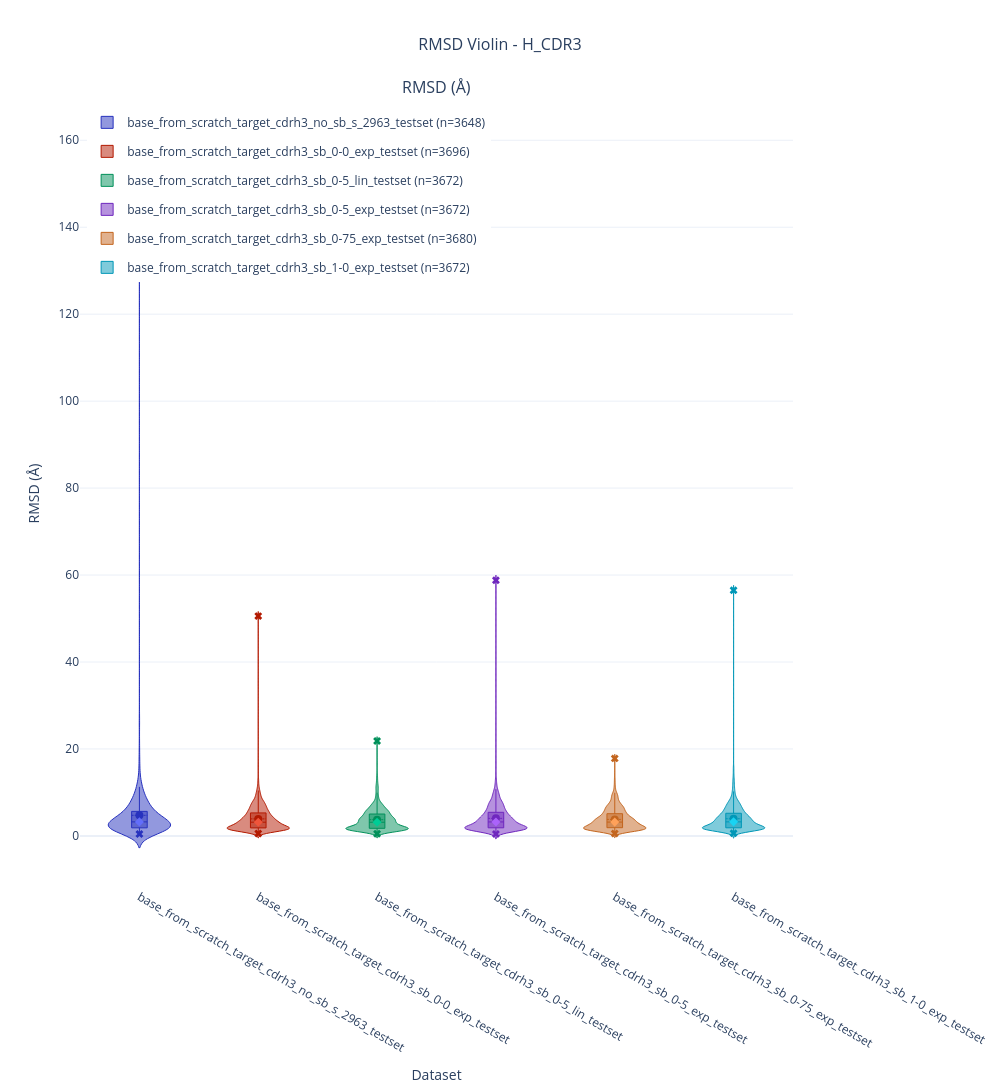

Write notebook code for a chart like this one.
### Code cell
params = ViolinParams(value_column=['rmsd'], show_points=False, show_whiskers=False)
fig = plot_violin_distributions(
    exps,
    cdr_target='H_CDR3',
    title='RMSD Violin',
    params=params,
    height=1200,
    confidence_level=1.0

)

### Figure 1 — Plotly figure (JSON) as saved in the notebook; plotly's stock layout.template omitted (floating-point values rounded to 4 significant figures; data arrays with more than 128 entries replaced by an {"elided": "..."} marker saying what was removed)
{"data": [{"alignmentgroup": "base_from_scratch_target_cdrh3_no_sb_s_2963_testset", "box": {"visible": true}, "hovertemplate": "<b>base_from_scratch_target_cdrh3_no_sb_s_2963_testset</b><br>Count: 3648<br>Mean: 4.741 Å<br>Median: 3.225 Å<extra></extra>", "legendgroup": "base_from_scratch_target_cdrh3_no_sb_s_2963_testset", "line": {"color": "rgb(39, 50, 190)", "width": 1}, "marker": {"color": "#636EFA", "opacity": 0.6}, "meanline": {"visible": true}, "name": "base_from_scratch_target_cdrh3_no_sb_s_2963_testset (n=3648)", "offsetgroup": "base_from_scratch_target_cdrh3_no_sb_s_2963_testset", "points": false, "scalemode": "width", "showlegend": true, "type": "violin", "x": {"elided": "3648 str values"}, "xaxis": "x", "y": {"elided": "3648 float values"}, "yaxis": "y"}, {"hovertemplate": "<b>base_from_scratch_target_cdrh3_no_sb_s_2963_testset mean</b>: 4.741 Å<extra></extra>", "marker": {"color": "rgb(39, 50, 190)", "size": 8, "symbol": "circle"}, "mode": "markers", "name": "base_from_scratch_target_cdrh3_no_sb_s_2963_testset mean", "showlegend": false, "type": "scatter", "x": ["base_from_scratch_target_cdrh3_no_sb_s_2963_testset"], "xaxis": "x", "y": [4.741], "yaxis": "y"}, {"hovertemplate": "<b>base_from_scratch_target_cdrh3_no_sb_s_2963_testset median</b>: 3.225 Å<extra></extra>", "marker": {"color": "#636EFA", "size": 7, "symbol": "diamond"}, "mode": "markers", "name": "base_from_scratch_target_cdrh3_no_sb_s_2963_testset median", "showlegend": false, "type": "scatter", "x": ["base_from_scratch_target_cdrh3_no_sb_s_2963_testset"], "xaxis": "x", "y": [3.225], "yaxis": "y"}, {"hovertemplate": "<b>base_from_scratch_target_cdrh3_no_sb_s_2963_testset min/max</b><br>min: 0.435 Å<br>max: 157.077 Å<extra></extra>", "marker": {"color": "rgb(39, 50, 190)", "size": 7, "symbol": "x"}, "mode": "markers", "name": "base_from_scratch_target_cdrh3_no_sb_s_2963_testset min/max", "showlegend": false, "type": "scatter", "x": ["base_from_scratch_target_cdrh3_no_sb_s_2963_testset", "base_from_scratch_target_cdrh3_no_sb_s_2963_testset"], "xaxis": "x", "y": [0.435, 157.1], "yaxis": "y"}, {"alignmentgroup": "base_from_scratch_target_cdrh3_sb_0-0_exp_testset", "box": {"visible": true}, "hovertemplate": "<b>base_from_scratch_target_cdrh3_sb_0-0_exp_testset</b><br>Count: 3696<br>Mean: 3.917 Å<br>Median: 3.156 Å<extra></extra>", "legendgroup": "base_from_scratch_target_cdrh3_sb_0-0_exp_testset", "line": {"color": "rgb(179, 25, 0)", "width": 1}, "marker": {"color": "#EF553B", "opacity": 0.6}, "meanline": {"visible": true}, "name": "base_from_scratch_target_cdrh3_sb_0-0_exp_testset (n=3696)", "offsetgroup": "base_from_scratch_target_cdrh3_sb_0-0_exp_testset", "points": false, "scalemode": "width", "showlegend": true, "type": "violin", "x": {"elided": "3696 str values"}, "xaxis": "x", "y": {"elided": "3696 float values"}, "yaxis": "y"}, {"hovertemplate": "<b>base_from_scratch_target_cdrh3_sb_0-0_exp_testset mean</b>: 3.917 Å<extra></extra>", "marker": {"color": "rgb(179, 25, 0)", "size": 8, "symbol": "circle"}, "mode": "markers", "name": "base_from_scratch_target_cdrh3_sb_0-0_exp_testset mean", "showlegend": false, "type": "scatter", "x": ["base_from_scratch_target_cdrh3_sb_0-0_exp_testset"], "xaxis": "x", "y": [3.917], "yaxis": "y"}, {"hovertemplate": "<b>base_from_scratch_target_cdrh3_sb_0-0_exp_testset median</b>: 3.156 Å<extra></extra>", "marker": {"color": "#EF553B", "size": 7, "symbol": "diamond"}, "mode": "markers", "name": "base_from_scratch_target_cdrh3_sb_0-0_exp_testset median", "showlegend": false, "type": "scatter", "x": ["base_from_scratch_target_cdrh3_sb_0-0_exp_testset"], "xaxis": "x", "y": [3.156], "yaxis": "y"}, {"hovertemplate": "<b>base_from_scratch_target_cdrh3_sb_0-0_exp_testset min/max</b><br>min: 0.569 Å<br>max: 50.561 Å<extra></extra>", "marker": {"color": "rgb(179, 25, 0)", "size": 7, "symbol": "x"}, "mode": "markers", "name": "base_from_scratch_target_cdrh3_sb_0-0_exp_testset min/max", "showlegend": false, "type": "scatter", "x": ["base_from_scratch_target_cdrh3_sb_0-0_exp_testset", "base_from_scratch_target_cdrh3_sb_0-0_exp_testset"], "xaxis": "x", "y": [0.5693, 50.56], "yaxis": "y"}, {"alignmentgroup": "base_from_scratch_target_cdrh3_sb_0-5_lin_testset", "box": {"visible": true}, "hovertemplate": "<b>base_from_scratch_target_cdrh3_sb_0-5_lin_testset</b><br>Count: 3672<br>Mean: 3.727 Å<br>Median: 3.151 Å<extra></extra>", "legendgroup": "base_from_scratch_target_cdrh3_sb_0-5_lin_testset", "line": {"color": "rgb(0, 144, 90)", "width": 1}, "marker": {"color": "#00CC96", "opacity": 0.6}, "meanline": {"visible": true}, "name": "base_from_scratch_target_cdrh3_sb_0-5_lin_testset (n=3672)", "offsetgroup": "base_from_scratch_target_cdrh3_sb_0-5_lin_testset", "points": false, "scalemode": "width", "showlegend": true, "type": "violin", "x": {"elided": "3672 str values"}, "xaxis": "x", "y": {"elided": "3672 float values"}, "yaxis": "y"}, {"hovertemplate": "<b>base_from_scratch_target_cdrh3_sb_0-5_lin_testset mean</b>: 3.727 Å<extra></extra>", "marker": {"color": "rgb(0, 144, 90)", "size": 8, "symbol": "circle"}, "mode": "markers", "name": "base_from_scratch_target_cdrh3_sb_0-5_lin_testset mean", "showlegend": false, "type": "scatter", "x": ["base_from_scratch_target_cdrh3_sb_0-5_lin_testset"], "xaxis": "x", "y": [3.727], "yaxis": "y"}, {"hovertemplate": "<b>base_from_scratch_target_cdrh3_sb_0-5_lin_testset median</b>: 3.151 Å<extra></extra>", "marker": {"color": "#00CC96", "size": 7, "symbol": "diamond"}, "mode": "markers", "name": "base_from_scratch_target_cdrh3_sb_0-5_lin_testset median", "showlegend": false, "type": "scatter", "x": ["base_from_scratch_target_cdrh3_sb_0-5_lin_testset"], "xaxis": "x", "y": [3.151], "yaxis": "y"}, {"hovertemplate": "<b>base_from_scratch_target_cdrh3_sb_0-5_lin_testset min/max</b><br>min: 0.516 Å<br>max: 21.823 Å<extra></extra>", "marker": {"color": "rgb(0, 144, 90)", "size": 7, "symbol": "x"}, "mode": "markers", "name": "base_from_scratch_target_cdrh3_sb_0-5_lin_testset min/max", "showlegend": false, "type": "scatter", "x": ["base_from_scratch_target_cdrh3_sb_0-5_lin_testset", "base_from_scratch_target_cdrh3_sb_0-5_lin_testset"], "xaxis": "x", "y": [0.5162, 21.82], "yaxis": "y"}, {"alignmentgroup": "base_from_scratch_target_cdrh3_sb_0-5_exp_testset", "box": {"visible": true}, "hovertemplate": "<b>base_from_scratch_target_cdrh3_sb_0-5_exp_testset</b><br>Count: 3672<br>Mean: 4.042 Å<br>Median: 3.216 Å<extra></extra>", "legendgroup": "base_from_scratch_target_cdrh3_sb_0-5_exp_testset", "line": {"color": "rgb(111, 39, 190)", "width": 1}, "marker": {"color": "#AB63FA", "opacity": 0.6}, "meanline": {"visible": true}, "name": "base_from_scratch_target_cdrh3_sb_0-5_exp_testset (n=3672)", "offsetgroup": "base_from_scratch_target_cdrh3_sb_0-5_exp_testset", "points": false, "scalemode": "width", "showlegend": true, "type": "violin", "x": {"elided": "3672 str values"}, "xaxis": "x", "y": {"elided": "3672 float values"}, "yaxis": "y"}, {"hovertemplate": "<b>base_from_scratch_target_cdrh3_sb_0-5_exp_testset mean</b>: 4.042 Å<extra></extra>", "marker": {"color": "rgb(111, 39, 190)", "size": 8, "symbol": "circle"}, "mode": "markers", "name": "base_from_scratch_target_cdrh3_sb_0-5_exp_testset mean", "showlegend": false, "type": "scatter", "x": ["base_from_scratch_target_cdrh3_sb_0-5_exp_testset"], "xaxis": "x", "y": [4.042], "yaxis": "y"}, {"hovertemplate": "<b>base_from_scratch_target_cdrh3_sb_0-5_exp_testset median</b>: 3.216 Å<extra></extra>", "marker": {"color": "#AB63FA", "size": 7, "symbol": "diamond"}, "mode": "markers", "name": "base_from_scratch_target_cdrh3_sb_0-5_exp_testset median", "showlegend": false, "type": "scatter", "x": ["base_from_scratch_target_cdrh3_sb_0-5_exp_testset"], "xaxis": "x", "y": [3.216], "yaxis": "y"}, {"hovertemplate": "<b>base_from_scratch_target_cdrh3_sb_0-5_exp_testset min/max</b><br>min: 0.455 Å<br>max: 58.812 Å<extra></extra>", "marker": {"color": "rgb(111, 39, 190)", "size": 7, "symbol": "x"}, "mode": "markers", "name": "base_from_scratch_target_cdrh3_sb_0-5_exp_testset min/max", "showlegend": false, "type": "scatter", "x": ["base_from_scratch_target_cdrh3_sb_0-5_exp_testset", "base_from_scratch_target_cdrh3_sb_0-5_exp_testset"], "xaxis": "x", "y": [0.4555, 58.81], "yaxis": "y"}, {"alignmentgroup": "base_from_scratch_target_cdrh3_sb_0-75_exp_testset", "box": {"visible": true}, "hovertemplate": "<b>base_from_scratch_target_cdrh3_sb_0-75_exp_testset</b><br>Count: 3680<br>Mean: 3.800 Å<br>Median: 3.181 Å<extra></extra>", "legendgroup": "base_from_scratch_target_cdrh3_sb_0-75_exp_testset", "line": {"color": "rgb(195, 101, 30)", "width": 1}, "marker": {"color": "#FFA15A", "opacity": 0.6}, "meanline": {"visible": true}, "name": "base_from_scratch_target_cdrh3_sb_0-75_exp_testset (n=3680)", "offsetgroup": "base_from_scratch_target_cdrh3_sb_0-75_exp_testset", "points": false, "scalemode": "width", "showlegend": true, "type": "violin", "x": {"elided": "3680 str values"}, "xaxis": "x", "y": {"elided": "3680 float values"}, "yaxis": "y"}, {"hovertemplate": "<b>base_from_scratch_target_cdrh3_sb_0-75_exp_testset mean</b>: 3.800 Å<extra></extra>", "marker": {"color": "rgb(195, 101, 30)", "size": 8, "symbol": "circle"}, "mode": "markers", "name": "base_from_scratch_target_cdrh3_sb_0-75_exp_testset mean", "showlegend": false, "type": "scatter", "x": ["base_from_scratch_target_cdrh3_sb_0-75_exp_testset"], "xaxis": "x", "y": [3.8], "yaxis": "y"}, {"hovertemplate": "<b>base_from_scratch_target_cdrh3_sb_0-75_exp_testset median</b>: 3.181 Å<extra></extra>", "marker": {"color": "#FFA15A", "size": 7, "symbol": "diamond"}, "mode": "markers", "name": "base_from_scratch_target_cdrh3_sb_0-75_exp_testset median", "showlegend": false, "type": "scatter", "x": ["base_from_scratch_target_cdrh3_sb_0-75_exp_testset"], "xaxis": "x", "y": [3.181], "yaxis": "y"}, {"hovertemplate": "<b>base_from_scratch_target_cdrh3_sb_0-75_exp_testset min/max</b><br>min: 0.566 Å<br>max: 17.828 Å<extra></extra>", "marker": {"color": "rgb(195, 101, 30)", "size": 7, "symbol": "x"}, "mode": "markers", "name": "base_from_scratch_target_cdrh3_sb_0-75_exp_testset min/max", "showlegend": false, "type": "scatter", "x": ["base_from_scratch_target_cdrh3_sb_0-75_exp_testset", "base_from_scratch_target_cdrh3_sb_0-75_exp_testset"], "xaxis": "x", "y": [0.5664, 17.83], "yaxis": "y"}, {"alignmentgroup": "base_from_scratch_target_cdrh3_sb_1-0_exp_testset", "box": {"visible": true}, "hovertemplate": "<b>base_from_scratch_target_cdrh3_sb_1-0_exp_testset</b><br>Count: 3672<br>Mean: 3.951 Å<br>Median: 3.231 Å<extra></extra>", "legendgroup": "base_from_scratch_target_cdrh3_sb_1-0_exp_testset", "line": {"color": "rgb(0, 151, 183)", "width": 1}, "marker": {"color": "#19D3F3", "opacity": 0.6}, "meanline": {"visible": true}, "name": "base_from_scratch_target_cdrh3_sb_1-0_exp_testset (n=3672)", "offsetgroup": "base_from_scratch_target_cdrh3_sb_1-0_exp_testset", "points": false, "scalemode": "width", "showlegend": true, "type": "violin", "x": {"elided": "3672 str values"}, "xaxis": "x", "y": {"elided": "3672 float values"}, "yaxis": "y"}, {"hovertemplate": "<b>base_from_scratch_target_cdrh3_sb_1-0_exp_testset mean</b>: 3.951 Å<extra></extra>", "marker": {"color": "rgb(0, 151, 183)", "size": 8, "symbol": "circle"}, "mode": "markers", "name": "base_from_scratch_target_cdrh3_sb_1-0_exp_testset mean", "showlegend": false, "type": "scatter", "x": ["base_from_scratch_target_cdrh3_sb_1-0_exp_testset"], "xaxis": "x", "y": [3.951], "yaxis": "y"}, {"hovertemplate": "<b>base_from_scratch_target_cdrh3_sb_1-0_exp_testset median</b>: 3.231 Å<extra></extra>", "marker": {"color": "#19D3F3", "size": 7, "symbol": "diamond"}, "mode": "markers", "name": "base_from_scratch_target_cdrh3_sb_1-0_exp_testset median", "showlegend": false, "type": "scatter", "x": ["base_from_scratch_target_cdrh3_sb_1-0_exp_testset"], "xaxis": "x", "y": [3.231], "yaxis": "y"}, {"hovertemplate": "<b>base_from_scratch_target_cdrh3_sb_1-0_exp_testset min/max</b><br>min: 0.607 Å<br>max: 56.522 Å<extra></extra>", "marker": {"color": "rgb(0, 151, 183)", "size": 7, "symbol": "x"}, "mode": "markers", "name": "base_from_scratch_target_cdrh3_sb_1-0_exp_testset min/max", "showlegend": false, "type": "scatter", "x": ["base_from_scratch_target_cdrh3_sb_1-0_exp_testset", "base_from_scratch_target_cdrh3_sb_1-0_exp_testset"], "xaxis": "x", "y": [0.607, 56.52], "yaxis": "y"}], "layout": {"annotations": [{"font": {"size": 16}, "showarrow": false, "text": "RMSD (Å)", "x": 0.5, "xanchor": "center", "xref": "paper", "y": 1, "yanchor": "bottom", "yref": "paper"}], "height": 1200, "legend": {"x": 0.01, "xanchor": "left", "y": 0.99, "yanchor": "top"}, "title": {"font": {"size": 16}, "text": "RMSD Violin - H_CDR3", "x": 0.5, "xanchor": "center"}, "violingap": 0.25, "violinmode": "group", "width": 1000, "xaxis": {"anchor": "y", "categoryarray": ["base_from_scratch_target_cdrh3_no_sb_s_2963_testset", "base_from_scratch_target_cdrh3_sb_0-0_exp_testset", "base_from_scratch_target_cdrh3_sb_0-5_lin_testset", "base_from_scratch_target_cdrh3_sb_0-5_exp_testset", "base_from_scratch_target_cdrh3_sb_0-75_exp_testset", "base_from_scratch_target_cdrh3_sb_1-0_exp_testset"], "categoryorder": "array", "domain": [0, 1], "title": {"text": "Dataset"}}, "yaxis": {"anchor": "x", "domain": [0, 1], "title": {"text": "RMSD (Å)"}}}}
